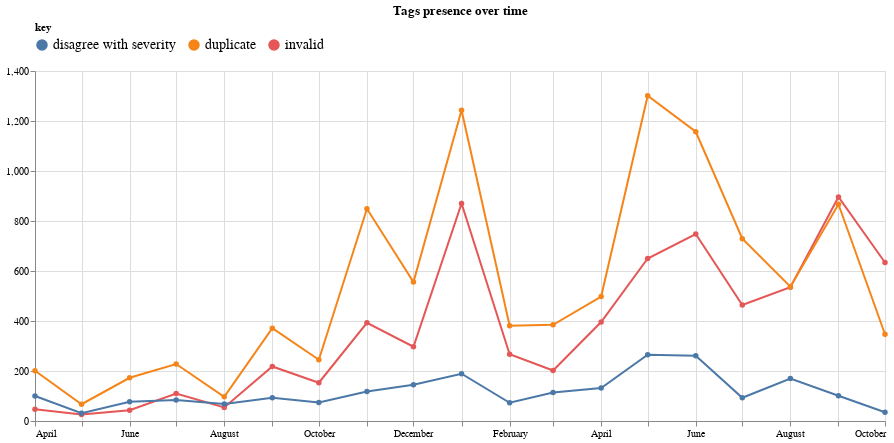

Source (notebook cell):
### Code cell
alt.Chart(df4, width=850, height=350, title="Tags presence over time").transform_fold(
    ["invalid", "disagree with severity", "duplicate"]
).mark_line(
    point=True
).encode(
    x=alt.X('date:T', title=""),
    y=alt.Y('value:Q', title=""),
    color=alt.Color('key:N', legend=alt.Legend(orient="top", labelFontSize=14, labelLimit=250)),
    tooltip=['date:T', 'value:Q']
)

### Figure 1 — Vega-Lite specification as saved in the notebook (floating-point values rounded to 4 significant figures)
{"config": {"view": {"continuousWidth": 400, "continuousHeight": 300}}, "data": {"name": "data-f7838fd87264a60c4984c2b6cb95c94b"}, "mark": {"type": "line", "point": true}, "encoding": {"color": {"field": "key", "legend": {"labelFontSize": 14, "labelLimit": 250, "orient": "top"}, "type": "nominal"}, "tooltip": [{"field": "date", "type": "temporal"}, {"field": "value", "type": "quantitative"}], "x": {"field": "date", "title": "", "type": "temporal"}, "y": {"field": "value", "title": "", "type": "quantitative"}}, "height": 350, "title": "Tags presence over time", "transform": [{"fold": ["invalid", "disagree with severity", "duplicate"]}], "width": 850, "$schema": "https://vega.github.io/schema/vega-lite/v4.17.0.json", "datasets": {"data-f7838fd87264a60c4984c2b6cb95c94b": [{"date": "2021-04-01T00:00:00", "invalid": 47, "disagree with severity": 100, "duplicate": 201}, {"date": "2021-05-01T00:00:00", "invalid": 26, "disagree with severity": 31, "duplicate": 67}, {"date": "2021-06-01T00:00:00", "invalid": 43, "disagree with severity": 77, "duplicate": 173}, {"date": "2021-07-01T00:00:00", "invalid": 110, "disagree with severity": 84, "duplicate": 228}, {"date": "2021-08-01T00:00:00", "invalid": 54, "disagree with severity": 68, "duplicate": 97}, {"date": "2021-09-01T00:00:00", "invalid": 218, "disagree with severity": 93, "duplicate": 371}, {"date": "2021-10-01T00:00:00", "invalid": 153, "disagree with severity": 74, "duplicate": 245}, {"date": "2021-11-01T00:00:00", "invalid": 393, "disagree with severity": 118, "duplicate": 849}, {"date": "2021-12-01T00:00:00", "invalid": 297, "disagree with severity": 145, "duplicate": 556}, {"date": "2022-01-01T00:00:00", "invalid": 870, "disagree with severity": 189, "duplicate": 1243}, {"date": "2022-02-01T00:00:00", "invalid": 267, "disagree with severity": 73, "duplicate": 381}, {"date": "2022-03-01T00:00:00", "invalid": 202, "disagree with severity": 114, "duplicate": 385}, {"date": "2022-04-01T00:00:00", "invalid": 396, "disagree with severity": 132, "duplicate": 498}, {"date": "2022-05-01T00:00:00", "invalid": 650, "disagree with severity": 265, "duplicate": 1301}, {"date": "2022-06-01T00:00:00", "invalid": 748, "disagree with severity": 261, "duplicate": 1157}, {"date": "2022-07-01T00:00:00", "invalid": 464, "disagree with severity": 93, "duplicate": 729}, {"date": "2022-08-01T00:00:00", "invalid": 535, "disagree with severity": 170, "duplicate": 537}, {"date": "2022-09-01T00:00:00", "invalid": 896, "disagree with severity": 101, "duplicate": 867}, {"date": "2022-10-01T00:00:00", "invalid": 634, "disagree with severity": 35, "duplicate": 347}]}}
